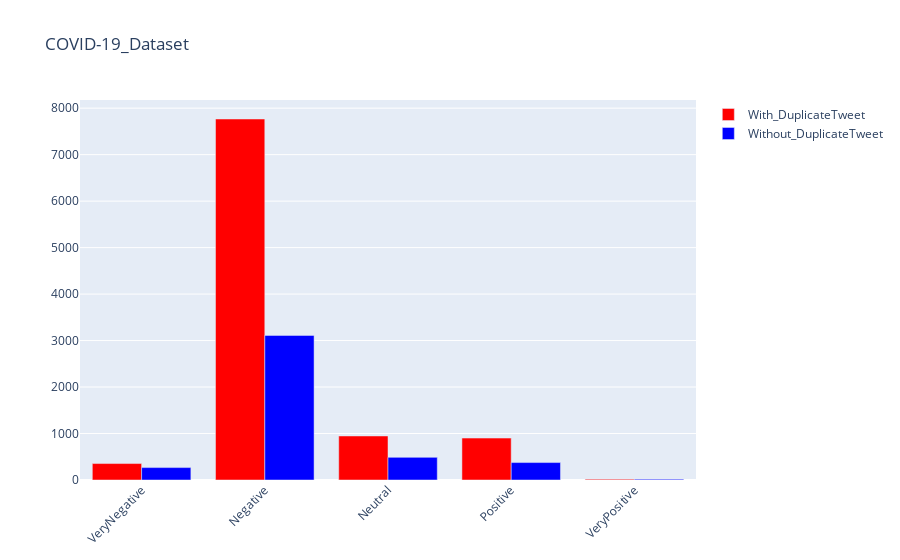

This figure's notebook cell:
### Code cell
import plotly.graph_objects as go

sentiments=df5['Sentiment']

fig = go.Figure()

fig.add_trace(go.Bar(
    x=sentiments,
    y=df5['Stats'],
    name='With_DuplicateTweet',
    marker_color='red'
))

fig.add_trace(go.Bar(
    x=sentiments,
    y=df6['Stats'],
    name='Without_DuplicateTweet',
    marker_color='blue'
))

# Here we modify the tickangle of the xaxis, resulting in rotated labels.
fig.update_layout(barmode='group', xaxis_tickangle=-45, title_text='COVID-19_Dataset')
fig.show()

### Figure 1 — Plotly figure (JSON) as saved in the notebook; plotly's stock layout.template omitted (floating-point values rounded to 4 significant figures)
{"data": [{"marker": {"color": "red"}, "name": "With_DuplicateTweet", "type": "bar", "x": ["VeryNegative", "Negative", "Neutral", "Positive", "VeryPositive", null], "y": [354, 7767, 947, 902, 18, 12]}, {"marker": {"color": "blue"}, "name": "Without_DuplicateTweet", "type": "bar", "x": ["VeryNegative", "Negative", "Neutral", "Positive", "VeryPositive", null], "y": [267, 3111, 487, 375, 18, 1]}], "layout": {"barmode": "group", "title": {"text": "COVID-19_Dataset"}, "xaxis": {"tickangle": -45}}}
